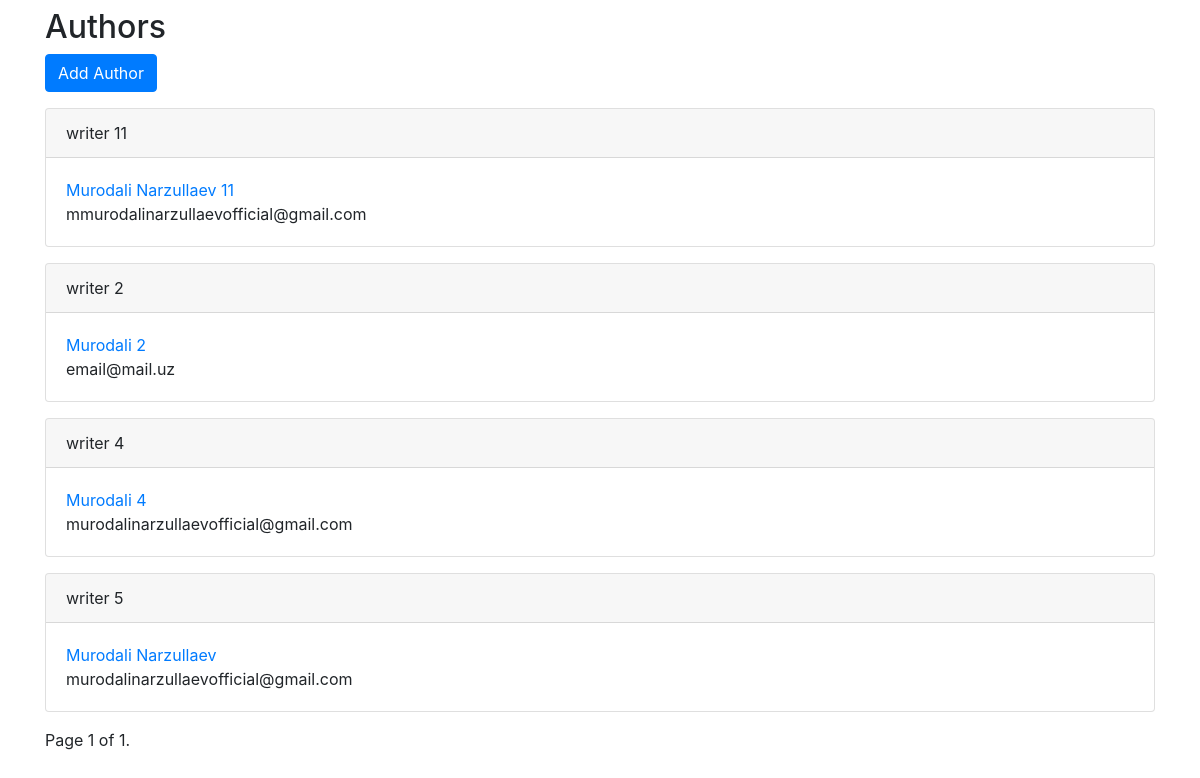
Screenshot of /authors/ with the database file from the repository.
### app/models.py (models this page shows, shortened)
class Author(models.Model):
    salutation = models.CharField(max_length=10)
    name = models.CharField(max_length=200)
    email = models.CharField(max_length=200)
    headshot = models.ImageField(upload_to='author_headshots')
    last_login = models.DateField(auto_now=True, null=True, blank=True)

### app/views.py (the view)
# urls.py: path('authors/', AuthorListView.as_view(), name='authors'),
class AuthorListView(ListView):
    model = Author
    context_object_name = 'authors'
    template_name = 'app/authors.html'
    paginate_by = 5

### app/templates/app/authors.html (shortened to what this page needs)
{% extends "app/base.html" %}
{% block content %}
    <h2>Authors</h2>
    <a href="{% url 'author-create' %}" class="btn btn-primary mb-3">Add Author</a>
    {% for author in authors %}
        <div class="card mb-3">
            <div class="card-header">
                {{ author.salutation }}
            </div>
            <div class="card-body">
                <a href="{% url 'author-detail' author.id %}">{{ author.name }}</a> <br>
                {{ author.email }}
            </div>
        </div>
    {% endfor %}
    <div class="pagination">
        <span class="step-links">
            <span class="current">
                Page {{ page_obj.number }} of {{ page_obj.paginator.num_pages }}.
            </span>
        </span>
    </div>
{% endblock %}

### rows the page displays
Author: salutation "writer 11", name "Murodali Narzullaev 11", email "mmurodalinarzullaevofficial@gmail.com"
Author: salutation "writer 2", name "Murodali 2", email "email@mail.uz"
Author: salutation "writer 4", name "Murodali 4", email "murodalinarzullaevofficial@gmail.com"
Author: salutation "writer 5", name "Murodali Narzullaev", email "murodalinarzullaevofficial@gmail.com"

### other values shown
{{ page_obj.number }} "1"
{{ page_obj.paginator.num_pages }} "1"
